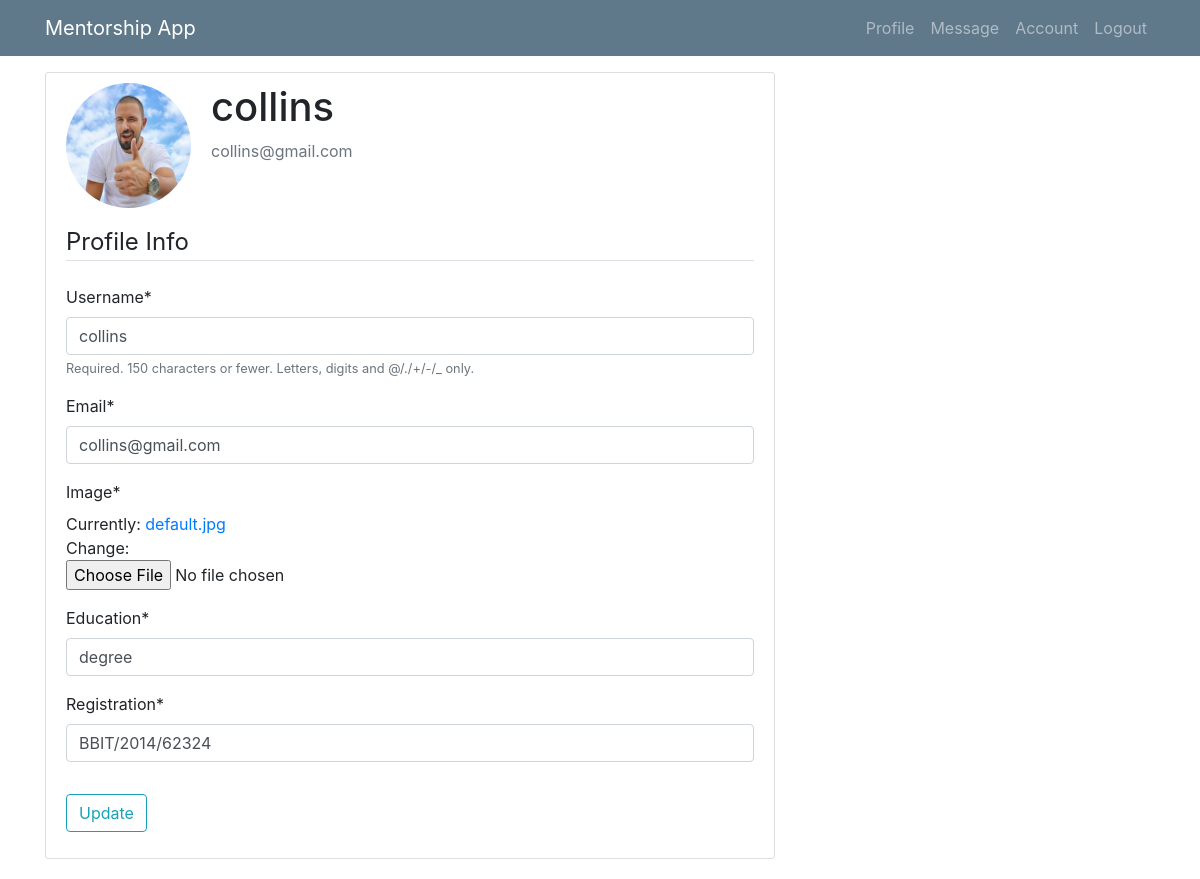
The app's page /profile/ (signed in) with its own data.
### mentee/models.py (models this page shows, shortened)
class User(AbstractUser):
    is_mentee = models.BooleanField(default=False)
    is_mentor = models.BooleanField(default=False)

class Profile(models.Model):
    user = models.OneToOneField(User, on_delete=models.CASCADE)
    image = models.ImageField(default='default.jpg', upload_to='profile_pics')
    education = models.CharField(default='degree', max_length=100)
    registration = models.CharField(default='BBIT/2014/62324', max_length=100)

### mentee/views/mentee.py (the view)
# urls.py: path('profile/', mentee.profile, name="profile"),
@login_required
def profile(request):
    if not request.user.is_mentee:
        return redirect('home')
    if request.method == 'POST':
        u_form = UserUpdateForm(request.POST, instance=request.user)
        p_form = ProfileUpdateForm(request.POST, request.FILES, instance=request.user.profile)
        if u_form.is_valid() and p_form.is_valid():
            u_form.save()
            p_form.save()
            messages.success(request, f'Your account has been Updated!')
            return redirect('profile')
    else:
        u_form = UserUpdateForm(instance=request.user)
        p_form = ProfileUpdateForm(instance=request.user.profile)
    context = {
        'u_form': u_form,
        'p_form': p_form
    }
    return render(request, 'menti/profile.html', context)

### mentee/forms.py
class UserUpdateForm(forms.ModelForm):
    email = forms.EmailField()
    class Meta:
        model = User
        fields = ['username', 'email']

class ProfileUpdateForm(forms.ModelForm):
    class Meta:
        model = Profile
        fields = ['image','education', 'registration']

### mentee/templates/menti/profile.html (shortened to what this page needs)
{% extends 'menti/base.html' %}
{% load crispy_forms_tags %}
{% block content %}
  <div class="row">
        <div class="col-md-8">
   <div class="content-section">
      <div class="media">
         <img class="rounded-circle account-img" src="{{ user.profile.image.url }}">
         <div class="media-body">
            <h2 class="account-heading">{{ user.username }}</h2>
            <p class="text-secondary">{{ user.email }}</p>
         </div>
      </div>
      <form method="POST" enctype="multipart/form-data">
            <fieldset class="form-group">
                <legend class="border-bottom mb-4">Profile Info</legend>
                {{ u_form|crispy }}
                {{ p_form|crispy }}
            </fieldset>
            <div class="form-group">
                <button class="btn btn-outline-info" type="submit">Update</button>
            </div>
        </form>
   </div>
        </div>
  </div>
{% endblock %}

### mentee/static/mentee/main.css (style rules this page uses)
body { background: #fafafa; color: #333333; margin-top: 5rem; }
h1, h2, h3, h4, h5, h6 { color: #444444; }
.content-section { background: #ffffff; padding: 10px 20px; border: 1px solid #dddddd; border-radius: 3px; margin-bottom: 20px; }
.account-img { height: 125px; width: 125px; margin-right: 20px; margin-bottom: 16px; }
.account-heading { font-size: 2.5rem; }

### records on screen
User: profile.image (placeholder picture), username "collins", email "collins@gmail.com"
Profile: education "degree", registration "BBIT/2014/62324"
